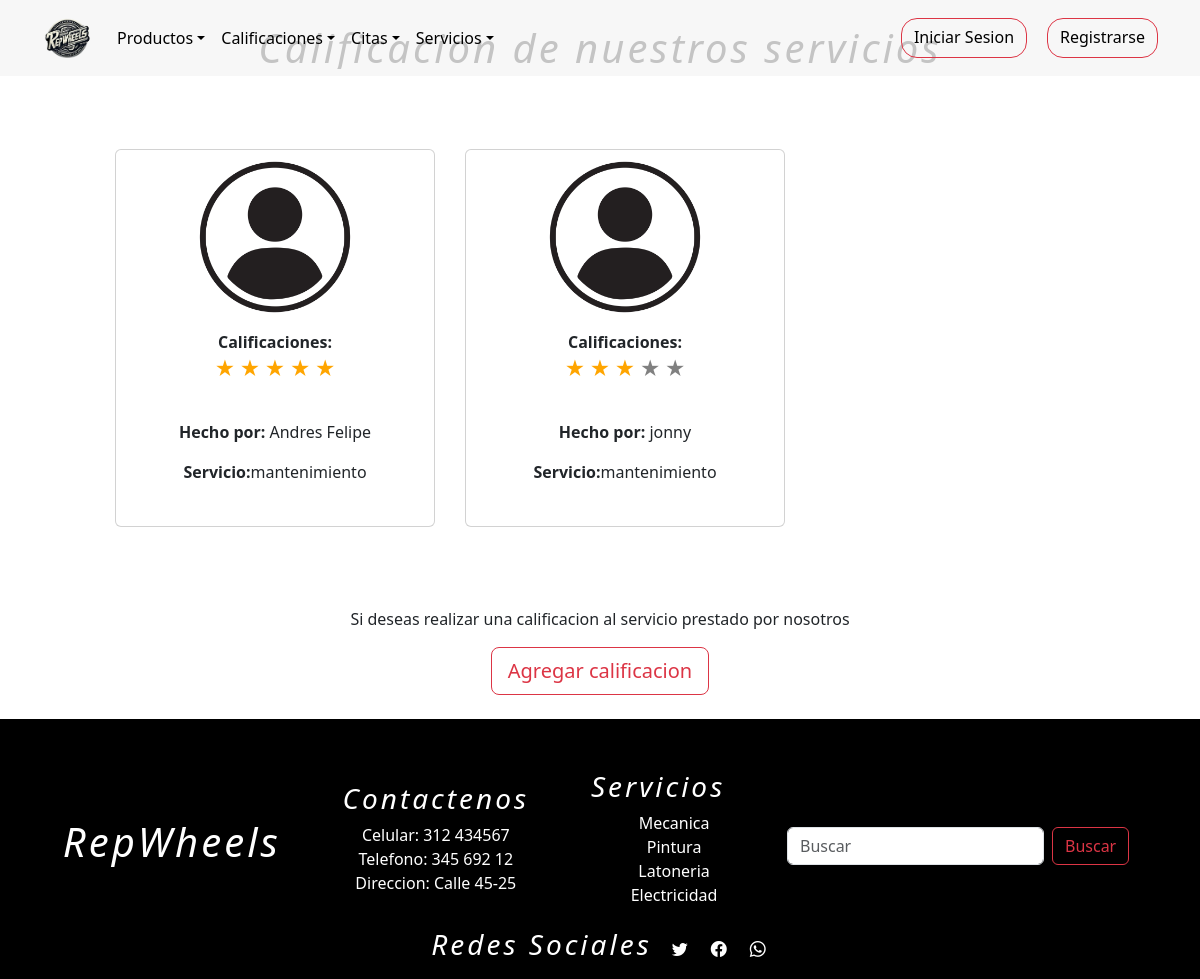
/calificaciones, run on the app's committed database.
### tienda/models.py (models this page shows, shortened)
class Calificaciones(models.Model):
    cliente = models.ForeignKey(Usuarios,on_delete=models.DO_NOTHING,blank=False,null=True)
    servicios = models.ForeignKey(Servicios,on_delete=models.DO_NOTHING,blank=False,null=True)
    foto = models.ImageField(upload_to="fotos_productos/", default="fotos_usuarios/user.png")
    Estrellas= (
        (1, "1"),
        (2,"2"),
        (3,"3"),
        (4,"4"),
        (4,"5"),
    )
    cantidad_estrellas = models.IntegerField(choices=Estrellas,default=5)

class Usuarios(AbstractUser):
    username = None
    nombre = models.CharField(max_length=254)
    email = models.EmailField(max_length=254, unique=True,blank=False,null=True)
    password = models.CharField(max_length=254,blank=False,null=True)
    foto = models.ImageField(upload_to="fotos_usuarios/", default="fotos_usuarios/user.png")
    token_recuperar = models.CharField(max_length=254,blank=False,null=False,default=0)
    telefono=models.IntegerField(null=False,blank=True,default='0')
    cargo = models.CharField(max_length=254,null=False)
    direccion=models.CharField(max_length=254)
    cedula=models.IntegerField(blank=True,null=False,default='0')
    ROLES = (
        (1,"administrador"),
        (2,"proveedor"),
        (3,"empleado"),
        (4,"cliente"),
    )
    rol=models.IntegerField(choices=ROLES,default=4)
    n = models.IntegerField(blank=True,null=False,default=0)
    USERNAME_FIELD = "email"
    REQUIRED_FIELDS = ["nombre"]
    objects = CustomUserManager()
    def __str__(self):
        return self.nombre

class Servicios(models.Model):
    nombre=models.CharField(max_length=254)
    descripcion_servicio = models.TextField()
    foto = models.ImageField(upload_to="fotos_servicios/", default="fotos_servicios/servicio.jpg")
    precio = models.IntegerField(null=False,blank=False,default=100000)
    def __str__(self):
        return self.nombre

### tienda/views.py (the view)
# urls.py: path('calificaciones',views.calificaciones,name='calificaciones'),
def calificaciones(request):
    q = Calificaciones.objects.all()
    s = Servicios.objects.all()
    contexto = {"data":q,"servicios":s}
    return render(request, "tienda/calificaciones/calificacion.html",contexto)

### tienda/templates/tienda/calificaciones/calificacion.html (shortened to what this page needs)
{% extends 'tienda/base.html' %}
{% load static %}
{% block contenedor %}
<main>
  <section id="funcionC">
    <div class="tit">
      <h1>Calificacion de nuestros servicios</h1>
    </div>
    <article id="personas">
      <section class="container-fluid">
        <div id="cali">
          <div class="product">
            {% if data %}
            {% for p in data %}
            <div class="card align-items-center text-center p-10" style="width: 20rem; padding: 10px;">
            <img src="{{ p.foto.url }}" class="card-img-top" style="width:85%;">
              <div class="card-body">
                <strong>Calificaciones: </strong>
                <form id="form_calificaciones">
                  <p class="clasificacion">
                    <label for="radio1">★</label>
                    <label for="radio2">★</label>
                    <label for="radio3">★</label>
                    <label class="st">★</label>
                    <label for="radio5">★</label>
                  </p>
                </form>
                <p class="text"><strong>Hecho por:</strong> {{ p.cliente }}</p>
                <p class="text"><strong>Servicio:</strong>{{ p.servicios }}</p>
              </div>
            </div>
            {% endfor %}
            {% else %}
            <h1>No hay calificaciones !!</h1>
            {% endif %}
          </div>
        </div>
      </section>
    </article>
    <article class="add">
      <p>Si deseas realizar una calificacion al servicio prestado por nosotros</p>
      <button class="btn btn-outline-danger btn-lg" data-bs-toggle="modal" data-bs-target="#agg">Agregar
        calificacion</button>
    </article>
  </section>
</main>
{% endblock %}

### tienda/static/tienda/css/landing.css (style rules this page uses)
section { background-color: rgb(255, 255, 255); height: 100%; }
h1 { text-align: center; }
.tit { padding: 2px,2px,2px,2px; width: 100%; height: 45px; color: black; font-style: italic; letter-spacing: 2px; }
footer h3,h1 { text-align: center; font-style: italic; letter-spacing: 3px; }
#funcionC { height: 100%; display: flex; flex-direction: column; padding: 2%; }
.add { display: flex; justify-content: center; flex-direction: column; align-items: center; }
.product { display: grid; grid-template-columns: repeat(3,350px); row-gap:50px; margin-left: 80px; align-content: center; justify-content: center; padding: 80px ; }
#form_calificaciones { width: 250px; margin: 0 auto; height: 50px; }
#form_calificaciones p { text-align: center; }
#form_calificaciones label { font-size: 20px; }
label { color: grey; }
.clasificacion { direction: rtl; unicode-bidi: bidi-override; }
input[type="radio"]:checked~label { color: orange; }

### data on the page
Calificaciones: foto (placeholder picture), cliente "Andres Felipe", servicios "mantenimiento"
Calificaciones: foto (placeholder picture), cliente "jonny", servicios "mantenimiento"
